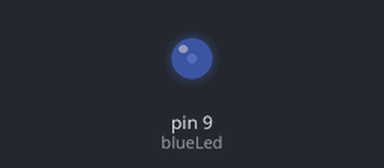
A sketch run on a simulated Arduino Uno, built with avr-gcc and run on an emulated ATmega328P. Parts: output pins drawn as LEDs (lit = HIGH).

Above: at 0.05 s.
At 0.15 s:
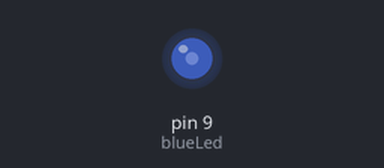
At 0.25 s:
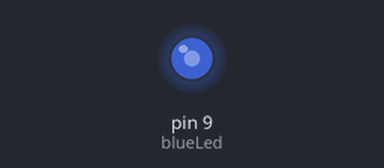
At 0.5 s:
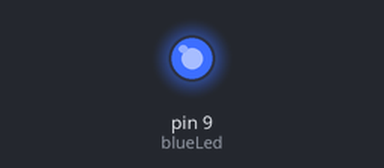
Timing chart, 0 to 3.0 s (numbered marks = the images above):
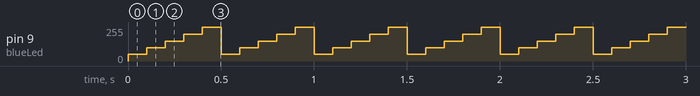

The sketch:

Proyecto_4.ino
```cpp
int blueLed = 9;
int brillo1 = 50; //recomendado variables en inglés
int brillo2 = 100;
int brillo3 = 150;
int brillo4 = 200;
int brillo5 = 255;

void setup() {
  // put your setup code here, to run once:
  pinMode(blueLed, OUTPUT);
}

void loop() {
  // put your main code here, to run repeatedly:
  analogWrite(blueLed, brillo1);
  delay(100);
    analogWrite(blueLed, brillo2);
    delay(100);
      analogWrite(blueLed, brillo3);
      delay(100);
        analogWrite(blueLed, brillo4);
        delay(100);
         analogWrite(blueLed, brillo5);
          delay(100);
}
```

Measured:
- by itself, pin 9 (blueLed): repeats every 0.50 s: 100/255 0.10 s, 150/255 0.10 s, 200/255 0.10 s, 255/255 0.10 s, 50/255 0.10 s
